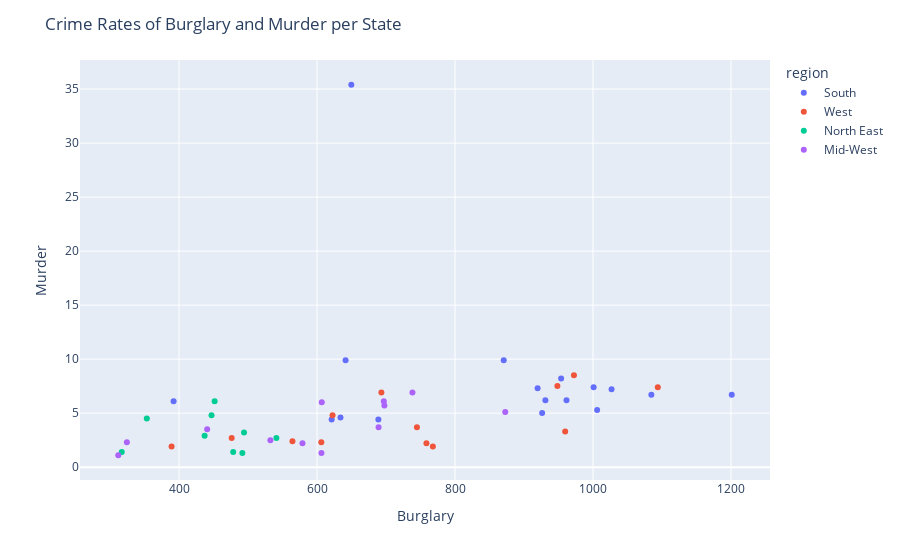

Here is the notebook cell this chart was saved with:
### Markdown cell above
## Scatterplot

### Code cell
fig = px.scatter( df_states, x = df_states['burglary'], y=df_states['murder'],
    color = 'region')
fig.update_layout(
  title="Crime Rates of Burglary and Murder per State", 
  xaxis_title="Burglary", 
  yaxis_title="Murder")
fig.show()

### Figure 1 — Plotly figure (JSON) as saved in the notebook; plotly's stock layout.template omitted (floating-point values rounded to 4 significant figures)
{"data": [{"hovertemplate": "region=South<br>burglary=%{x}<br>murder=%{y}<extra></extra>", "legendgroup": "South", "marker": {"color": "#636efa", "symbol": "circle"}, "mode": "markers", "name": "South", "orientation": "v", "showlegend": true, "type": "scatter", "x": [953.8, 1085.0, 688.9, 649.7, 926.3, 931, 634, 870.6, 641.4, 919.7, 1201.0, 1006, 1001.0, 1027.0, 961.6, 392.1, 621.2], "xaxis": "x", "y": [8.2, 6.7, 4.4, 35.4, 5, 6.2, 4.6, 9.9, 9.9, 7.3, 6.7, 5.3, 7.4, 7.2, 6.2, 6.1, 4.4], "yaxis": "y"}, {"hovertemplate": "region=West<br>burglary=%{x}<br>murder=%{y}<extra></extra>", "legendgroup": "West", "marker": {"color": "#EF553B", "symbol": "circle"}, "mode": "markers", "name": "West", "orientation": "v", "showlegend": true, "type": "scatter", "x": [622.5, 948.4, 693.3, 744.8, 767.9, 564.4, 389.2, 972.4, 1094.0, 758.6, 606.2, 959.7, 476.3], "xaxis": "x", "y": [4.8, 7.5, 6.9, 3.7, 1.9, 2.4, 1.9, 8.5, 7.4, 2.2, 2.3, 3.3, 2.7], "yaxis": "y"}, {"hovertemplate": "region=North East<br>burglary=%{x}<br>murder=%{y}<extra></extra>", "legendgroup": "North East", "marker": {"color": "#00cc96", "symbol": "circle"}, "mode": "markers", "name": "North East", "orientation": "v", "showlegend": true, "type": "scatter", "x": [437.1, 478.5, 541.1, 317, 447.1, 353.3, 451.6, 494.2, 491.8], "xaxis": "x", "y": [2.9, 1.4, 2.7, 1.4, 4.8, 4.5, 6.1, 3.2, 1.3], "yaxis": "y"}, {"hovertemplate": "region=Mid-West<br>burglary=%{x}<br>murder=%{y}<extra></extra>", "legendgroup": "Mid-West", "marker": {"color": "#ab63fa", "symbol": "circle"}, "mode": "markers", "name": "Mid-West", "orientation": "v", "showlegend": true, "type": "scatter", "x": [606.9, 697.6, 606.4, 689.2, 696.8, 578.9, 738.3, 532.4, 311.9, 872.8, 324.4, 440.8], "xaxis": "x", "y": [6, 5.7, 1.3, 3.7, 6.1, 2.2, 6.9, 2.5, 1.1, 5.1, 2.3, 3.5], "yaxis": "y"}], "layout": {"legend": {"title": {"text": "region"}, "tracegroupgap": 0}, "margin": {"t": 60}, "title": {"text": "Crime Rates of Burglary and Murder per State"}, "xaxis": {"anchor": "y", "domain": [0, 1], "title": {"text": "Burglary"}}, "yaxis": {"anchor": "x", "domain": [0, 1], "title": {"text": "Murder"}}}}
